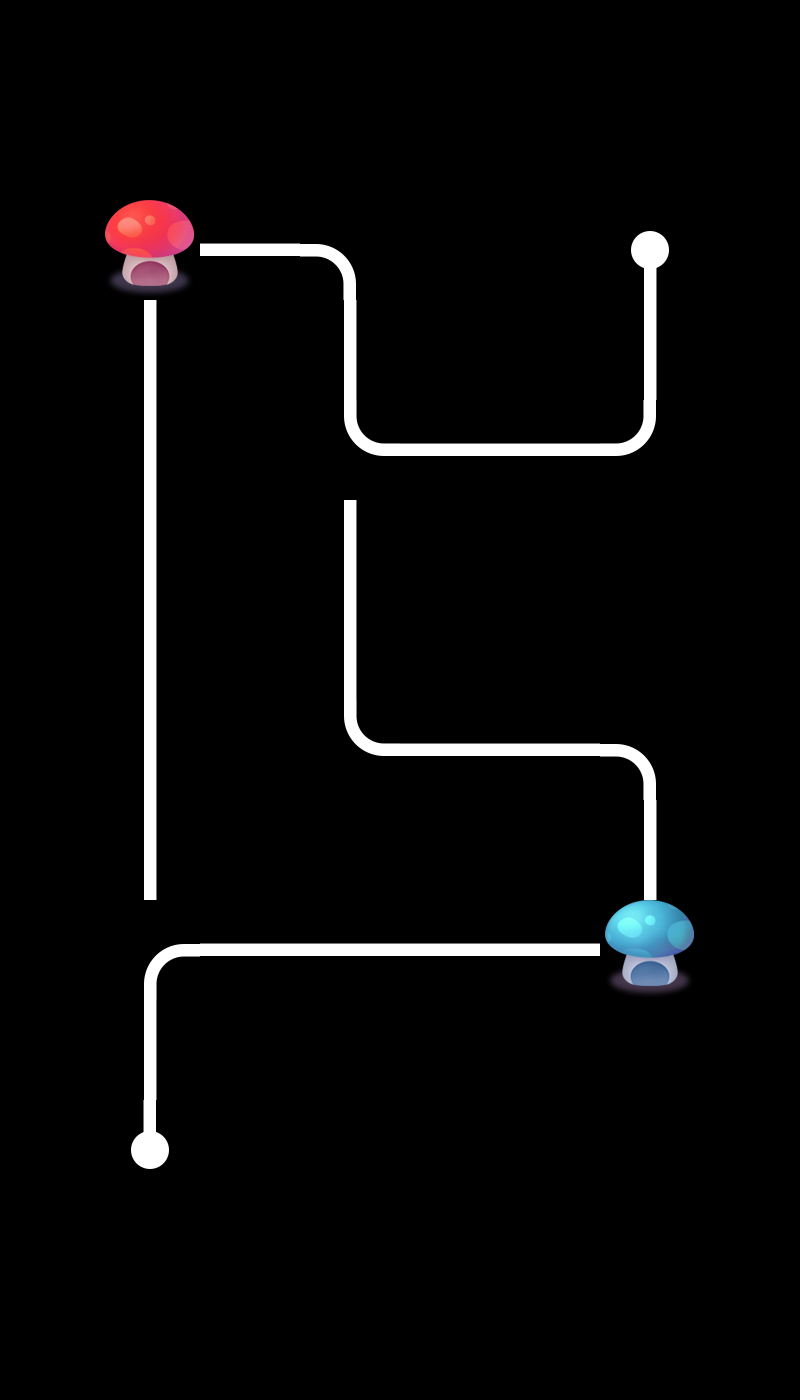

Rendered tile map (Tiled .tmx) drawn with the repository's tilesets; below, a short description and the map source with its tile grids summarised:
An orthogonal 8x14 tile map with 100x100 px tiles, 2 tile layers (layer0, layer1), 2 tilesets and 2 objects.

<map version="1.0" orientation="orthogonal" renderorder="right-down" width="8" height="14" tilewidth="100" tileheight="100" nextobjectid="3">
 <tileset firstgid="1" name="tiled" tilewidth="100" tileheight="100">
  <image source="tiled.png" width="500" height="400" />
 </tileset>
 <tileset firstgid="21" name="tiled" tilewidth="100" tileheight="100">
  <image source="tiled.png" width="500" height="400" />
 </tileset>
 <layer name="layer0" width="8" height="14">
  <data>[112 cells, 15 non-empty, 6 distinct tile ids]</data>
 </layer>
 <layer name="layer1" width="8" height="14">
  <data>[112 cells, 18 non-empty, 8 distinct tile ids]</data>
 </layer>
 <objectgroup name="object1">
  <object id="1" x="124.242" y="921.212" width="48.4848" height="57.5758">
   <properties>
    <property name="id" value="1" />
   </properties>
  </object>
  <object id="2" x="321.212" y="424.242" width="54.5455" height="48.4848">
   <properties>
    <property name="id" value="0" />
   </properties>
  </object>
 </objectgroup>
</map>
